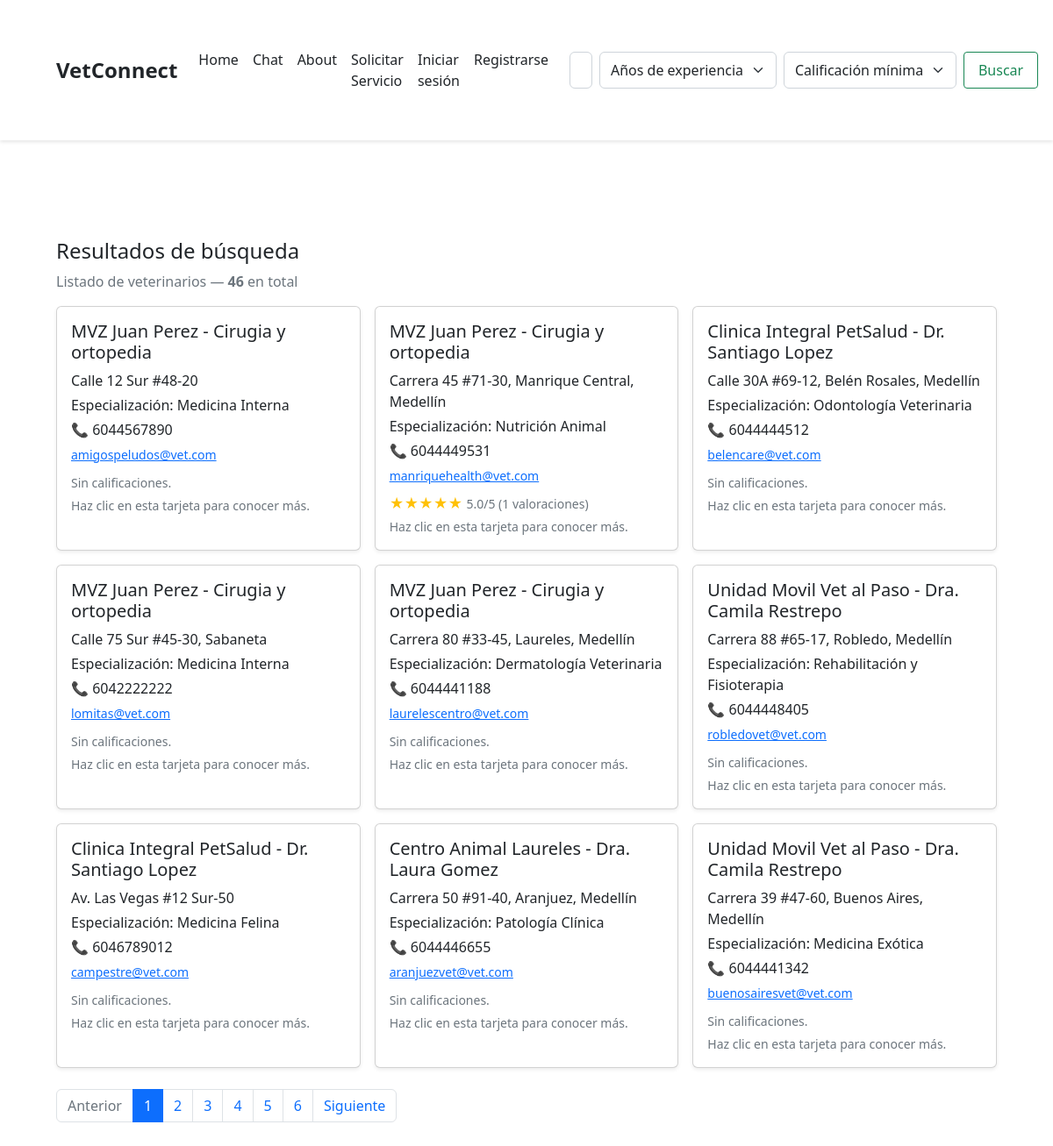
The page /veterinarios/buscar/ on the database its author committed.
### vet/models.py (models this page shows, shortened)
class User(AbstractUser):
    cedula = models.CharField(max_length=20)
    direccion = models.CharField(max_length=255, blank=True, null=True)
    telefono = models.CharField(max_length=20)
    latitud = models.FloatField(blank=True, null=True)
    longitud = models.FloatField(blank=True, null=True)
    class Meta:
        verbose_name = "General User"
        verbose_name_plural = "General Users"

class UserVet(User):
    certificado = models.FileField(upload_to='certificados/', blank=True, null=True)
    especializacion = models.CharField(max_length=200, blank=True, null=True)
    recibir_emergencias = models.BooleanField(default=False)  # NEW FIELD
    nombre_profesional = models.CharField(
        max_length=255, blank=True, null=True, help_text="Nombre de la persona responsable"
    )
    numero_licencia = models.CharField(
        max_length=100, blank=True, null=True, help_text="Número de tarjeta profesional o licencia"
    )
    tipo_profesional = models.CharField(
        max_length=120, blank=True, null=True, help_text="Ej: Médico Veterinario, MVZ, Zootecnista"
    )
    anios_experiencia = models.IntegerField(
        blank=True, null=True, help_text="Años de experiencia profesional"
    )
    formacion_academica = models.TextField(
        blank=True, null=True, help_text="Resumen de títulos y universidades"
    )
    especialidades_adicionales = models.TextField(
        blank=True, null=True, help_text="Lista de subespecialidades"
    )
    servicios_destacados = models.TextField(
        blank=True, null=True, help_text="Procedimientos y servicios más comunes"
    )
    idiomas = models.CharField(
        max_length=120, blank=True, null=True, help_text="Idiomas en los que atiende"
    )
    modalidad_atencion = models.CharField(
        max_length=200, blank=True, null=True, help_text="Modalidad de atención ofrecida"
    )
    horario_atencion = models.TextField(
        blank=True, null=True, help_text="Franja de atención semanal"
    )
    promedio_puntuacion = models.FloatField(blank=True, null=True, help_text="Promedio de calificación (cache).")
    cantidad_valoraciones = models.PositiveIntegerField(default=0, help_text="Número de valoraciones registradas.")
    class Meta:
        verbose_name = "UserVet"
        verbose_name_plural = "UserVets"

class User(AbstractUser):
    cedula = models.CharField(max_length=20)
    direccion = models.CharField(max_length=255, blank=True, null=True)
    telefono = models.CharField(max_length=20)
    latitud = models.FloatField(blank=True, null=True)
    longitud = models.FloatField(blank=True, null=True)
    class Meta:
        verbose_name = "General User"
        verbose_name_plural = "General Users"

### vet/views.py (the view, shortened to what this page needs)
# urls.py: path('veterinarios/buscar/', views.veterinarios_por_especializacion, name='veterinarios_por_especializacion'),
@ensure_csrf_cookie
def veterinarios_por_especializacion(request):
    q = request.GET.get('q', '').strip()
    años_exp = request.GET.get('años_exp', '').strip()
    min_rating = request.GET.get('min_rating', '').strip()
    veterinarios = UserVet.objects.all()
    if min_rating:
        try:
            min_rating_value = float(min_rating)
            veterinarios = veterinarios.filter(promedio_puntuacion__gte=min_rating_value)
        except ValueError:
            pass
    veterinarios = veterinarios.order_by('username')
    page = request.GET.get('page', 1)
    paginator = Paginator(veterinarios, 9)  # 9 por página
    try:
        veterinarios_page = paginator.page(page)
    except PageNotAnInteger:
        veterinarios_page = paginator.page(1)
    except EmptyPage:
        veterinarios_page = paginator.page(paginator.num_pages)
    return render(request, 'veterinarios_por_especializacion.html', {
        'veterinarios': veterinarios_page,
        'q': q,
        'años_exp': años_exp,
        'min_rating': min_rating,
        'paginator': paginator,
    })

### vet/templatetags/search_extras.py (called while the page is built)
@register.filter
def star_rating(value, max_stars=5):
    try:
        rating = float(value or 0)
    except (TypeError, ValueError):
        rating = 0
    rating = max(0, min(rating, max_stars))
    filled = int(round(rating))
    empty = max_stars - filled
    stars = '★' * filled + '☆' * empty
    return mark_safe(stars)

### vet/templates/veterinarios_por_especializacion.html (shortened to what this page needs)
{% extends "base.html" %}
{% load search_extras %}
{% block content %}
<div class="container mt-4">
  <h1 class="h4">Resultados de búsqueda</h1>
  {% if q %}
    <p class="text-secondary">Resultados para: "<strong>{{ q }}</strong>" — <span class="fw-semibold">{{ paginator.count }}</span> encontrados</p>
  {% else %}
    <p class="text-secondary">Listado de veterinarios — <span class="fw-semibold">{{ paginator.count }}</span> en total</p>
  {% endif %}
    {% if veterinarios.object_list %}
    <div class="row g-3">
      {% for vet in veterinarios.object_list %}
        <div class="col-12 col-md-6 col-lg-4">
          <div class="card h-100 shadow-sm position-relative">
            <div class="card-body">
              <h2 class="h5 mb-2">{{ vet.nombre_profesional|default:vet.username }}</h2>
              <p class="mb-1">{{ vet.direccion }}</p>
              <p class="mb-1">Especialización: {{ vet.especializacion }}</p>
              <p class="mb-1">📞 {{ vet.telefono }}</p>
              <a class="small" href="mailto:{{ vet.email }}">{{ vet.email }}</a>
              <p class="mb-1 mt-2">
                {% if vet.promedio_puntuacion %}
                  <span class="text-warning">{{ vet.promedio_puntuacion|star_rating }}</span>
                  <small class="text-muted">{{ vet.promedio_puntuacion|floatformat:1 }}/5 ({{ vet.cantidad_valoraciones }} valoraciones)</small>
                {% else %}
                  <small class="text-muted">Sin calificaciones.</small>
                {% endif %}
              </p>
              <p class="text-muted small mb-0">Haz clic en esta tarjeta para conocer más.</p>
            </div>
          </div>
        </div>
      {% endfor %}
    </div>
    <nav class="mt-4" aria-label="Paginación">
      <ul class="pagination">
        {% if veterinarios.has_previous %}
          <li class="page-item"><a class="page-link" href="?q={{ q }}&amp;años_exp={{ request.GET.años_exp|default:'' }}&amp;min_rating={{ request.GET.min_rating|default:'' }}&amp;page={{ veterinarios.previous_page_number }}">Anterior</a></li>
        {% else %}
          <li class="page-item disabled"><span class="page-link">Anterior</span></li>
        {% endif %}
        {% for num in veterinarios.paginator.page_range %}
          {% if num == veterinarios.number %}
            <li class="page-item active"><span class="page-link">{{ num }}</span></li>
          {% else %}
            <li class="page-item"><a class="page-link" href="?q={{ q }}&amp;años_exp={{ request.GET.años_exp|default:'' }}&amp;min_rating={{ request.GET.min_rating|default:'' }}&amp;page={{ num }}">{{ num }}</a></li>
          {% endif %}
        {% endfor %}
        {% if veterinarios.has_next %}
          <li class="page-item"><a class="page-link" href="?q={{ q }}&amp;años_exp={{ request.GET.años_exp|default:'' }}&amp;min_rating={{ request.GET.min_rating|default:'' }}&amp;page={{ veterinarios.next_page_number }}">Siguiente</a></li>
        {% else %}
          <li class="page-item disabled"><span class="page-link">Siguiente</span></li>
        {% endif %}
      </ul>
    </nav>
  {% else %}
    <div class="alert alert-warning">No se encontraron veterinarios.</div>
  {% endif %}
</div>
{% endblock %}

### VetConnect/templates/base.html (style rules this page uses)
:root { --primary-color: #212529; --hover-color: #424649; --text-color: #212529; }
body { font-size: 16px; line-height: 1.5; }
.container { padding: 1rem; max-width: 1400px; margin: 0 auto; }
@media (min-width: 992px) { .container { padding: 2rem; } }

### rows shown on the page
UserVet: nombre_profesional "MVZ Juan Perez - Cirugia y ortopedia", direccion "Calle 12 Sur #48-20", especializacion "Medicina Interna", telefono "6044567890", email "amigospeludos@vet.com", shows "Sin calificaciones."
UserVet: nombre_profesional "MVZ Juan Perez - Cirugia y ortopedia", direccion "Carrera 45 #71-30, Manrique Central, Medellín", especializacion "Nutrición Animal", telefono "6044449531", email "manriquehealth@vet.com", promedio_puntuacion|star_rating "★★★★★", promedio_puntuacion "5.0", cantidad_valoraciones "1"
UserVet: nombre_profesional "Clinica Integral PetSalud - Dr. Santiago Lopez", direccion "Calle 30A #69-12, Belén Rosales, Medellín", especializacion "Odontología Veterinaria", telefono "6044444512", email "belencare@vet.com", shows "Sin calificaciones."
UserVet: nombre_profesional "MVZ Juan Perez - Cirugia y ortopedia", direccion "Calle 75 Sur #45-30, Sabaneta", especializacion "Medicina Interna", telefono "6042222222", email "lomitas@vet.com", shows "Sin calificaciones."
UserVet: nombre_profesional "MVZ Juan Perez - Cirugia y ortopedia", direccion "Carrera 80 #33-45, Laureles, Medellín", especializacion "Dermatología Veterinaria", telefono "6044441188", email "laurelescentro@vet.com", shows "Sin calificaciones."
UserVet: nombre_profesional "Unidad Movil Vet al Paso - Dra. Camila Restrepo", direccion "Carrera 88 #65-17, Robledo, Medellín", especializacion "Rehabilitación y Fisioterapia", telefono "6044448405", email "robledovet@vet.com", shows "Sin calificaciones."
UserVet: nombre_profesional "Clinica Integral PetSalud - Dr. Santiago Lopez", direccion "Av. Las Vegas #12 Sur-50", especializacion "Medicina Felina", telefono "6046789012", email "campestre@vet.com", shows "Sin calificaciones."
UserVet: nombre_profesional "Centro Animal Laureles - Dra. Laura Gomez", direccion "Carrera 50 #91-40, Aranjuez, Medellín", especializacion "Patología Clínica", telefono "6044446655", email "aranjuezvet@vet.com", shows "Sin calificaciones."
UserVet: nombre_profesional "Unidad Movil Vet al Paso - Dra. Camila Restrepo", direccion "Carrera 39 #47-60, Buenos Aires, Medellín", especializacion "Medicina Exótica", telefono "6044441342", email "buenosairesvet@vet.com", shows "Sin calificaciones."

### other values the page prints
{{ paginator.count }} "46"
{{ num }} "1"
{{ num }} "2" "3" "4" "5" "6"
